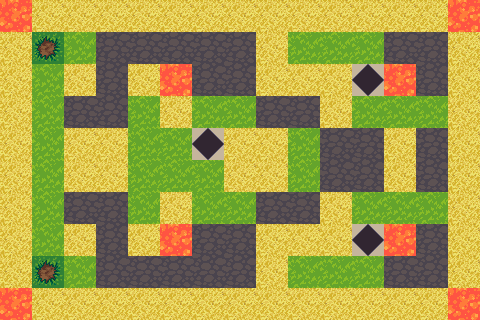

A level layout from a 2D game, rendered from its tile map. Below: a short description, then the map file with tile-grid data replaced by summaries:
An orthogonal 15x10 tile map with 32x32 px tiles, 5 tile layers (Floor, DestructableWalls, Walls, PlayerSpawn, ...).

<map version="1.0" tiledversion="1.0.1" orientation="orthogonal" renderorder="right-down" width="15" height="10" tilewidth="32" tileheight="32" nextobjectid="4">
 <tileset firstgid="1" source="../art/Terrain.tsx" />
 <layer name="Floor" width="15" height="10">
  <data>[150 cells, 74 non-empty, 1 distinct tile ids]</data>
 </layer>
 <layer name="DestructableWalls" width="15" height="10">
  <data>[150 cells, 36 non-empty, 1 distinct tile ids]</data>
 </layer>
 <layer name="Walls" width="15" height="10">
  <data>[150 cells, 76 non-empty, 2 distinct tile ids]</data>
 </layer>
 <layer name="PlayerSpawn" width="15" height="10">
  <data>[150 cells, 2 non-empty, 1 distinct tile ids]</data>
 </layer>
 <layer name="MobSpawn" width="15" height="10">
  <data>[150 cells, 3 non-empty, 1 distinct tile ids]</data>
 </layer>
</map>
